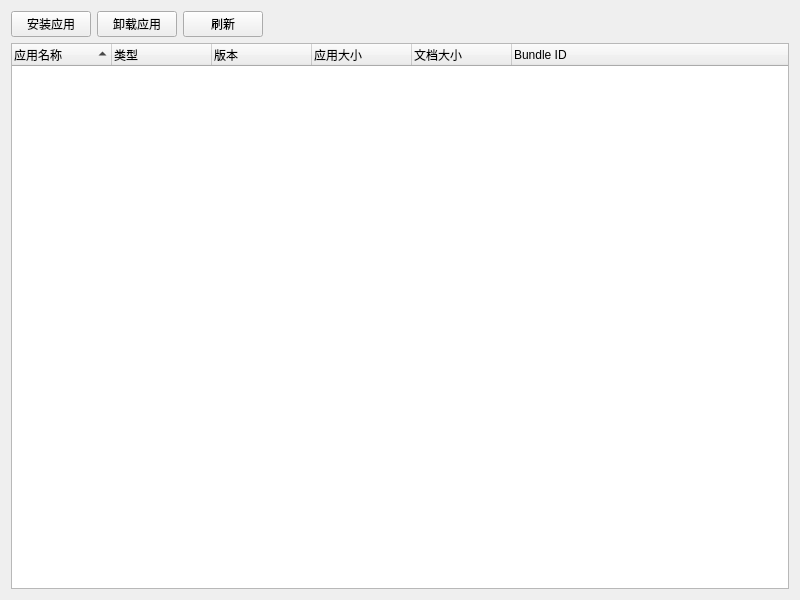
<?xml version="1.0" encoding="UTF-8"?>
<ui version="4.0">
 <class>AppPage</class>
 <widget class="QWidget" name="AppPage">
  <property name="geometry">
   <rect>
    <x>0</x>
    <y>0</y>
    <width>800</width>
    <height>600</height>
   </rect>
  </property>
  <property name="windowTitle">
   <string>App Page</string>
  </property>
  <layout class="QVBoxLayout" name="verticalLayout">
   <item>
    <layout class="QHBoxLayout" name="horizontalLayout">
     <item>
      <widget class="QPushButton" name="installButton">
       <property name="text">
        <string>安装应用</string>
       </property>
       <property name="icon">
        <iconset theme="list-add"/>
       </property>
      </widget>
     </item>
     <item>
      <widget class="QPushButton" name="uninstallButton">
       <property name="text">
        <string>卸载应用</string>
       </property>
       <property name="icon">
        <iconset theme="list-remove"/>
       </property>
      </widget>
     </item>
     <item>
      <widget class="QPushButton" name="refreshButton">
       <property name="text">
        <string>刷新</string>
       </property>
       <property name="icon">
        <iconset theme="view-refresh"/>
       </property>
      </widget>
     </item>
     <item>
      <spacer name="horizontalSpacer">
       <property name="orientation">
        <enum>Qt::Horizontal</enum>
       </property>
       <property name="sizeHint" stdset="0">
        <size>
         <width>40</width>
         <height>20</height>
        </size>
       </property>
      </spacer>
     </item>
    </layout>
   </item>
   <item>
    <widget class="QTreeWidget" name="appList">
     <property name="rootIsDecorated">
      <bool>false</bool>
     </property>
     <property name="itemsExpandable">
      <bool>false</bool>
     </property>
     <property name="sortingEnabled">
      <bool>true</bool>
     </property>
     <column>
      <property name="text">
       <string>应用名称</string>
      </property>
     </column>
     <column>
      <property name="text">
       <string>类型</string>
      </property>
     </column>
     <column>
      <property name="text">
       <string>版本</string>
      </property>
     </column>
     <column>
      <property name="text">
       <string>应用大小</string>
      </property>
     </column>
     <column>
      <property name="text">
       <string>文档大小</string>
      </property>
     </column>
     <column>
      <property name="text">
       <string>Bundle ID</string>
      </property>
     </column>
    </widget>
   </item>
  </layout>
 </widget>
 <resources/>
 <connections/>
</ui>
